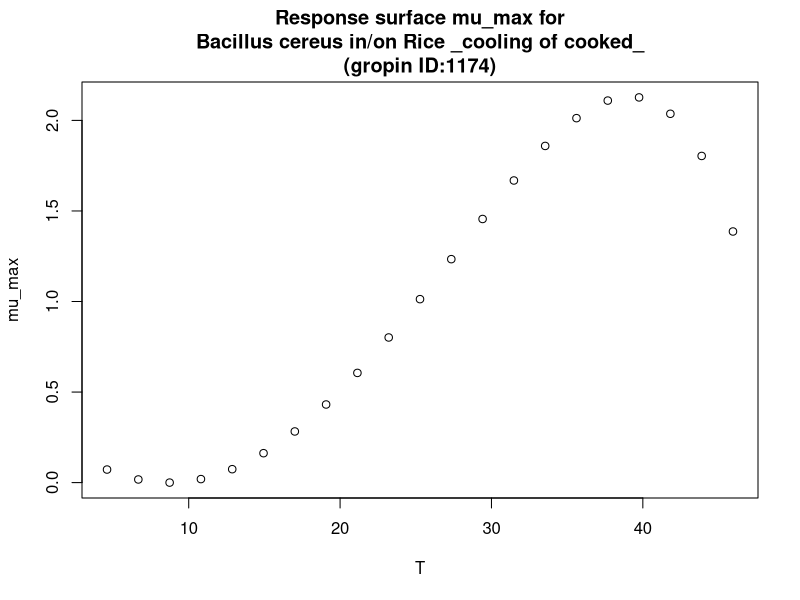

The R source for this figure:
#############################
# start of Parameter script
#############################
T <- seq(4.6046,45.954045954046,length.out=21)
#############################
# end of Parameter script
#############################
############################# 
# start of Model script Gropin ID 1174 
#############################
 
# constant coefficients for this model
 
variables <- data.frame(T)
argumentsPar <- expand.grid(variables)
 
# heart of the model
response_surface <- function(T) {
   mumax <-0.0046*((T-8.67)^2)*(1-exp(0.0656*(T-49.68)))

return(mumax=mumax)
} 

# output parameters
mumax <- cbind(argumentsPar,response_surface(argumentsPar['T']))
colnames(mumax) <- c(colnames(argumentsPar),'mumax')
#############################
# End of Model script
#############################
############################# 
# start of Visualisation script Gropin ID 1174 
#############################
plot(T,mumax$mumax,
                          xlab='T',
                          ylab='mu_max',main='Response surface mu_max for
Bacillus cereus in/on Rice _cooling of cooked_
(gropin ID:1174)')
#############################
# End of Visualisation script
#############################
